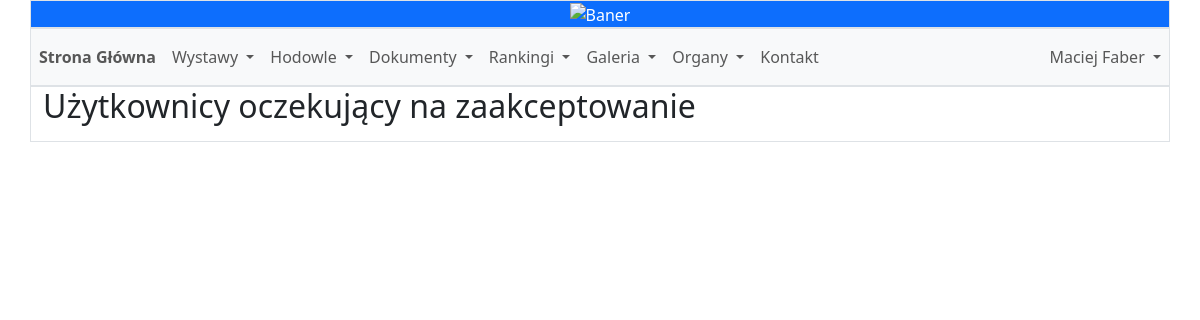
/inactive_users/ (signed in), run on an earlier commit of the app's database.
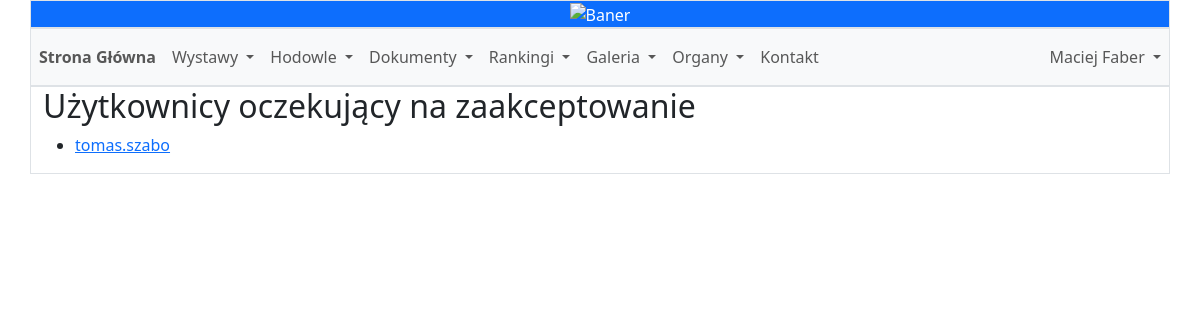
And on a later commit of the database.
### main_page/models.py (models this page shows)
class User(AbstractUser):
    ROLE_CHOICES = [
        ('MI', 'Miłośnik'),
        ('HP', 'Hodowca Polski'),
        ('HZ', 'Hodowca Zagraniczny'),
        ('WZ', 'Wystawca Zagraniczny'),
        ('WD', 'Wystawca standardu D')
    ]
    CLUB_CHOICES = [
        ('PL', 'Polska (CCP)'),
        ('PET', 'Wystawca standardu D - Brak klubu'),
        ('SOCHM', 'Czech Republic (SOCHM)'),
        ('SZOCHVM', 'Czech Republic (SZOCHVM)'),
        ('SK', 'Slovakia'),
        ('UA', 'Ukraine'),
        ('SE', 'Sweden'),
        ('DMK', 'Denmark (DMK)'),
        ('DMF', 'Denmark (DMF)'),
        ('FI', 'Finland'),
        ('NMK', 'Norway (NMK)'),
        ('NMF', 'Norway (NMF)'),
        ('GB', 'Great Britain'),
        ('MFD', 'Germany (MFD)'),
        ('OMNC', 'Germany (OMNC)'),
        ('NL', 'Netherlands'),
        ('FAEC', 'France (FAEC)'),
        ('CCF', 'France (CCF)'),
        ('CH', 'Switzerland'),
        ('BE', 'Belgium'),
        ('AT', 'Austria'),
        ('IT', 'Italy'),
        ('ES', 'Spain'),
        ('PT', 'Portugal'),
        ('IE', 'Ireland'),
        ('SI', 'Slovenia'),
        ('HU', 'Hungary'),
        ('USA', 'USA'),
        ('CA', 'Canada'),
        ('AU', 'Australia'),
        ('NZ', 'New Zealand'),
    ]
    COUNTRY_CHOICES = [
        ('PL', 'Polska'),
        ('CZ', 'Czech Republic'),
        ('SK', 'Slovakia'),
        ('UA', 'Ukraine'),
        ('SE', 'Sweden'),
        ('DK', 'Denmark'),
        ('FI', 'Finland'),
        ('NO', 'Norway'),
        ('GB', 'Great Britain'),
        ('DE', 'Germany'),
        ('NL', 'Netherlands'),
        ('FR', 'France'),
        ('CH', 'Switzerland'),
        ('BE', 'Belgium'),
        ('AT', 'Austria'),
        ('IT', 'Italy'),
        ('ES', 'Spain'),
        ('PT', 'Portugal'),
        ('IE', 'Ireland'),
        ('SI', 'Slovenia'),
        ('HU', 'Hungary'),
        ('USA', 'USA'),
        ('CA', 'Canada'),
        ('AU', 'Australia'),
        ('NZ', 'New Zealand'),
    ]
    birthdate = models.DateField(null=True, blank=True)
    phone_number = models.CharField(max_length=15, null=True, blank=True)
    country = models.CharField(max_length=20, choices=COUNTRY_CHOICES, blank=True)
    town = models.CharField(max_length=100, null=True, blank=True)
    postal_code = models.CharField(max_length=10, null=True, blank=True)
    registration_number = models.CharField(max_length=20, null=True, blank=True)
    role = models.CharField(max_length=20, choices=ROLE_CHOICES, blank=False)
    club = models.CharField(max_length=10, choices=CLUB_CHOICES, blank=True)
    questionnaire = models.TextField(default="")
    last_edit_date = models.DateTimeField(null=True, blank=True)

### main_page/views.py (the view)
# urls.py: path('inactive_users/', views.InactiveUserListView.as_view(), name='inactive_user_list'),
@method_decorator(login_required, name='dispatch')
class InactiveUserListView(View):
    template_name = 'inactive_user_list.html'
    def get(self, request):
        inactive_users = User.objects.filter(is_active=False)
        return render(request, self.template_name, {'inactive_users': inactive_users})

### main_page/templates/inactive_user_list.html
{% extends "base.html" %}
{% block content %}
    <h2>Użytkownicy oczekujący na zaakceptowanie</h2>
<ul>
    {% for user in inactive_users %}
        <li><a href="{% url 'user_details' user.id %}">{{ user.username }}</a></li>
    {% endfor %}
</ul>
{% endblock %}

What changed in the data, as far as the page shows it:
added User: username "tomas.szabo"
